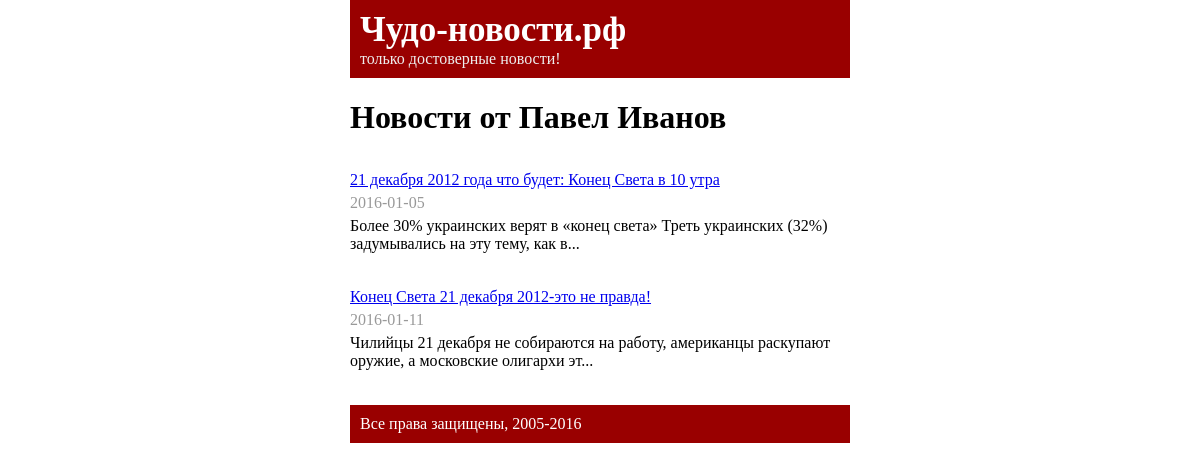
The app's page /?author_id=2 with its own data.
### tables this page shows
CREATE TABLE IF NOT EXISTS `authors` (
  `id` int(10) unsigned NOT NULL,
  `name` varchar(255) NOT NULL
);

CREATE TABLE IF NOT EXISTS `news` (
  `id` int(10) unsigned NOT NULL,
  `publish_date` date NOT NULL,
  `title` varchar(255) NOT NULL,
  `text` text NOT NULL,
  `author_id` int(11) NOT NULL
);

### includes/News.php (called while the page is built, shortened)
<?php
class News
{
    public function getNewsOneAuthor($action) {
        $mysqli = new DB_Connection();
        $result = $mysqli->getConnect()->query('SELECT news.*, authors.name FROM news, authors
                                                WHERE news.author_id = authors.id
                                                AND authors.id = ' . $action);
        $news = array();
        while($row = $result->fetch_assoc()) {
            if(mb_strlen($row['text']) > 100) {
                $row['text'] = mb_substr(strip_tags($row['text']), 0, 97) . '...';
            }
            $news[] = $row;
            $name = $row['name'];
        }
        include ROOT. '/pages/list_one_author.php';
    }
}

### includes/DB_Connection.php (called while the page is built)
<?php
class DB_Connection
{
    private $dbname;
    private $dbhost;
    private $db_pass;
    private $db_user;
    public function __construct() {
        $connect_info = include(ROOT.'/includes/db_connect_info.php');
        $this->dbhost=$connect_info['db_host'];
        $this->dbname=$connect_info['db_name'];
        $this->db_pass=$connect_info['db_password'];
        $this->db_user=$connect_info['db_user'];
    }
    public function getConnect() {
        $mysqli = new mysqli($this->dbhost, $this->db_user, $this->db_pass, $this->dbname)
        or die('No connect to db');
        $mysqli->set_charset('utf8');
        return $mysqli;
    }
}

### pages/list_one_author.php (the view)
<div class="news_list">
    <h1>Новости от <?=$name;?></h1>
    <?php foreach($news as $row): ?>
        <div class="news_item">
            <div class="title">
                <a href="?news_id=<?=$row['id']; ?>"><?=$row['title']; ?></a>
            </div>
            <div class="date">
                <?=$row['publish_date']; ?>
            </div>
            <div class="anounce">
                <?=$row['text']; ?>
            </div>
        </div>
    <?php endforeach; ?>
</div>

### pages/header.php (style rules this page uses)
.news_list .news_item { margin:35px 0; }
.date { margin:5px 0; color:#999; }

### records on screen
authors: name "Павел Иванов"
news: title "21 декабря 2012 года что будет: Конец Света в 10 утра", publish_date "2016-01-05", text "Более 30% украинских верят в «конец света» Треть украинских (32%) задумывались на эту тему, как в..."
news: title "Конец Света 21 декабря 2012-это не правда!", publish_date "2016-01-11", text "Чилийцы 21 декабря не собираются на работу, американцы раскупают оружие, а московские олигархи эт..."
